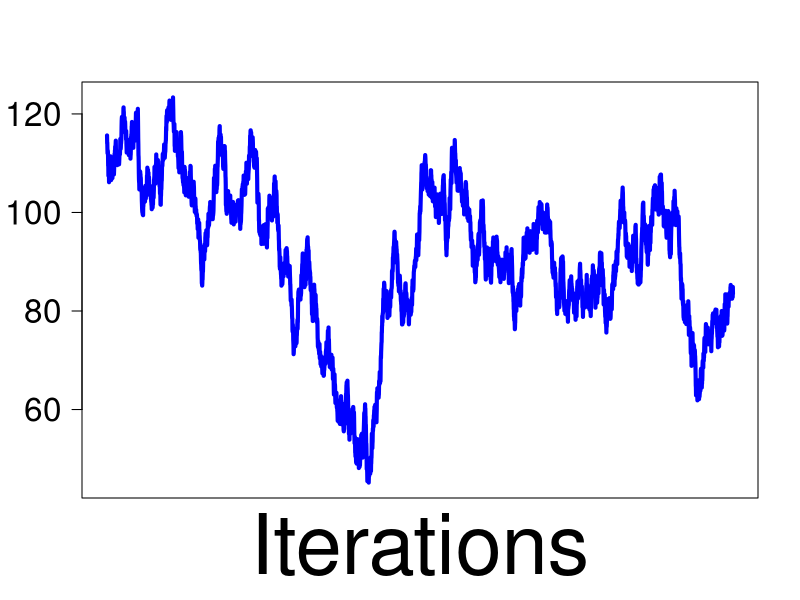
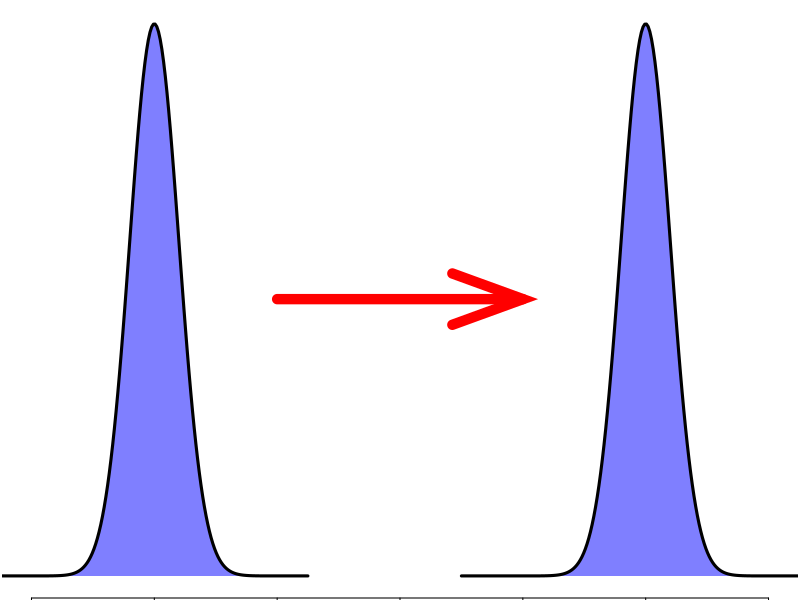
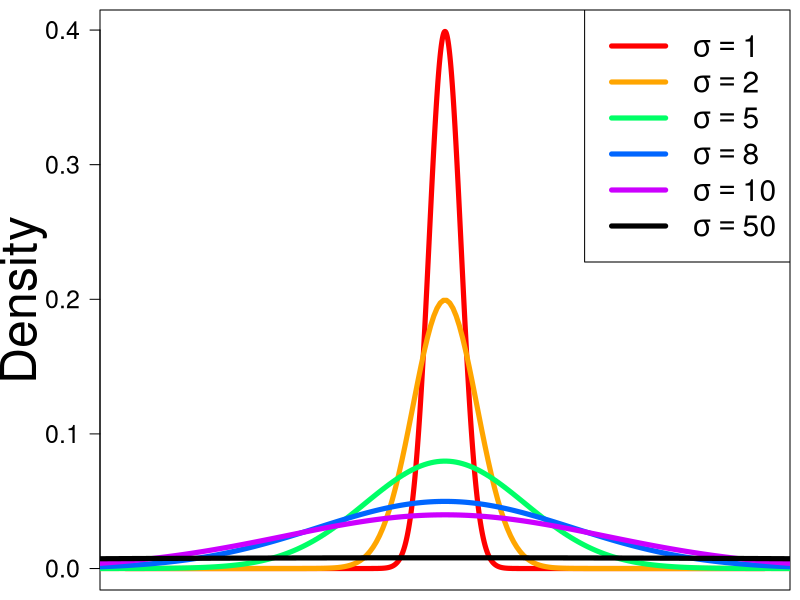
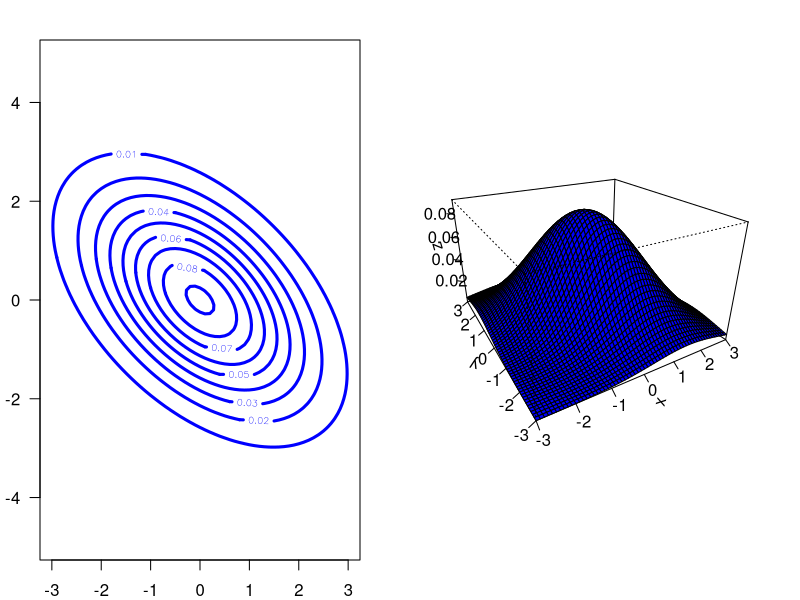
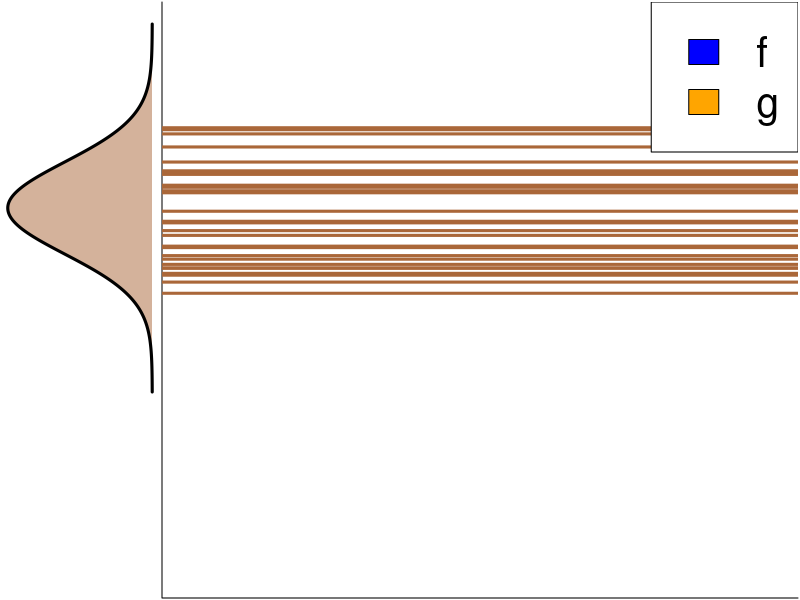
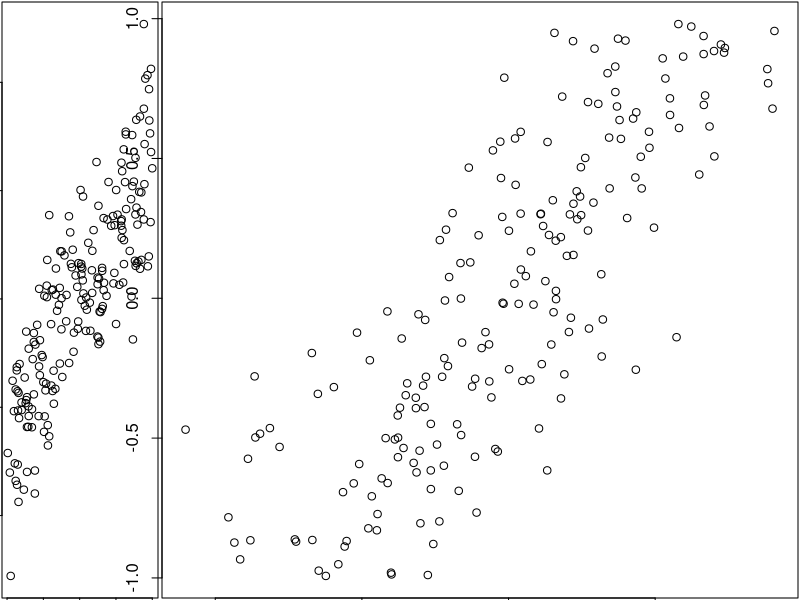
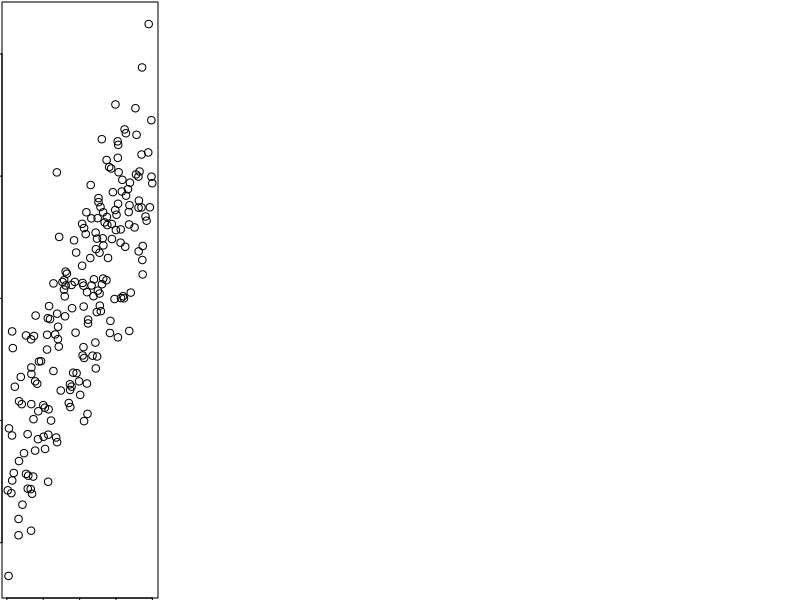

R code for these plots, in order:
## ---- chunk 1
set.seed(42)
auto <- as.vector(arima.sim(n=5000,
                            list(ar=c(0.999)),
                            mean=0.1))
plot(auto,
     type="l",
     ylab="",
     xlab="Iterations",
     las=1,
     cex.axis=2,
     cex.lab = 5,
     col= "blue",
     lwd = 4,
     xaxt = "n")
## ---- chunk 2
val <- seq(-3.5, -0.75, length = 200)
marginal <- dnorm(val, mean = -2, sd = 0.2)

par(mar = c(0.1, 0.1, 0.1, 0.1))
plot(val,marginal,
     type = "n",
     xlim = c(-3,3),
     axes = FALSE,
     xlab = "",
     ylab = "") 

axis(1, tick = NA)

# Before
polygon(x = c(val, val[1]),
        y = c(marginal,marginal[1]),
        col = rgb(0, 0, 1, 0.5),
        border = NA)

lines(val, marginal,lwd = 3)

# After
polygon(x = c(val, val[1]) + 4,
        y = c(marginal,marginal[1]),
#        col = rgb(1, 165/ 255, 0, 0.5),
        col = rgb(0, 0, 1, 0.5),
        border = NA)

lines(val + 4, marginal,lwd = 3)

arrows(x0 = -1 ,
       y0 = 1, 
       x1 = 1,
       y1 = 1,
       length = 0.75,
       angle = 20,
       code = 2,
       col = "red",
       lwd = 10,
       lend = "round",
       ljoin = "mitre")

## ---- chunk 3
par(mar=c(0.5,5,0.5,0.5))
couleur<-rainbow(5)
curve(dnorm, -20, 20, n = 10000, col = couleur[1], xaxt = "n",
      xlab = "", ylab = "Density", las = 1, cex.lab=3, lwd = 5, cex.axis = 1.5)
curve(dnorm(x,mean = 0, sd = 2), -1000, 1000, add=TRUE,
      n=10000, col="orange", lwd = 5)
curve(dnorm(x,mean = 0, sd = 5), -1000, 1000, add=TRUE,
      n=10000,col=couleur[3], lwd = 5)
curve(dnorm(x,mean = 0, sd = 8), -1000, 1000, add=TRUE,
      n=10000,col=couleur[4], lwd = 5)
curve(dnorm(x,mean = 0, sd = 10), -1000, 1000, add=TRUE,
      n=10000,col=couleur[5], lwd = 5)
curve(dnorm(x,mean = 0, sd = 50), -1000, 1000, add=TRUE,
      n=10000, lwd = 5)
legend("topright",legend=c(expression(sigma==1),
                           expression(sigma==2),
                           expression(sigma==5),
                           expression(sigma==8),
                           expression(sigma==10),
                           expression(sigma==50)),col=c(couleur[1],
                                                   "orange",
                                                   couleur[3:5],
                                                   "black"),
       lty=1, lwd=5, cex = 1.8)
## ---- chunk 4
library(mnormt)

#make this example reproducible
set.seed(42)

#create bivariate normal distribution
x     <- seq(-3, 3, 0.1) 
y     <- seq(-3, 3, 0.1)
mu    <- c(0, 0)
sigma <- matrix(c(2, -1, -1, 2), nrow=2)
f     <- function(x, y) dmnorm(cbind(x, y), mu, sigma)
z     <- outer(x, y, f)


par(mfrow = c(1,2), mar = c(2,2,2,2))
#create contour plot
contour(x, y, z, 
        asp =1, 
        las = 1, 
        col ="blue",
        lwd = 3)

#create surface plot
persp(x, y, z, 
      theta=-30,
      phi=25,
      expand=0.6,
      ticktype='detailed', 
      col = "blue")
## ---- chunk 5
zones=matrix(c(1,2), ncol=2, byrow=TRUE)
layout(zones, widths=c(1/5,4/5), heights=c(1/5,4/5))

val <- seq(-1, 3, length = 200)
marginal <- dnorm(val, mean = 1, sd = 0.5)

par(mar = c(0.1, 0.1, 0.1, 0.1))
plot(-marginal,val,
     type = "n",
     ylim = c(-3,3),
     axes = FALSE,
     xlab = "",
     ylab = "") 

polygon(x = c(-marginal,-marginal[1]),
        y = c(val, val[1]),
        col = rgb(170/255, 103/255, 57/255, 0.5),
        border = NA)

lines(-marginal,val, lwd = 3)

plot(0,0,
     type = "n",
     xlim = c(0,5),
     ylim = c(-3,3),
     bty="L",
     xaxt = "n",
     yaxt = "n",
     xlab = "",
     ylab = "",) 

set.seed(40)
abline(h = rnorm(30, mean = 1, sd = 0.5),
       lwd = 3,
       col = rgb(170/255, 103/255, 57/255))

legend("topright",
       legend = c("f", "g"),
       fill = c("blue", "orange"),
       cex = 2.5)
## ---- chunk 6
# Stuff
## ---- chunk 7
yintercept <- 4
slope <- 1.3
obs_error <- .5
x <- runif(200, min = -1, max = 1)
y_mean <- yintercept + slope * x
y_obs <- rnorm(200, mean = y_mean, sd = obs_error)
## ---- chunk 8
plot(y_obs ~ x)
## ---- chunk 9
#| output-location: column
yintercept <- 4
slope <- 1.3
obs_error <- .5
x <- runif(200, min = -1, max = 1)
y_mean <- yintercept + slope * x
y_obs <- rnorm(200, mean = y_mean, sd = obs_error)
plot(y_obs, x)
## ---- chunk 10
yintercept <- 4
slope <- 1.3
obs_error <- .5
x <- runif(200, min = -1, max = 1)
y_mean <- yintercept + slope * x
y_obs <- rnorm(200, mean = y_mean, sd = obs_error)
## ---- chunk 11
plot(y_obs ~ x)
